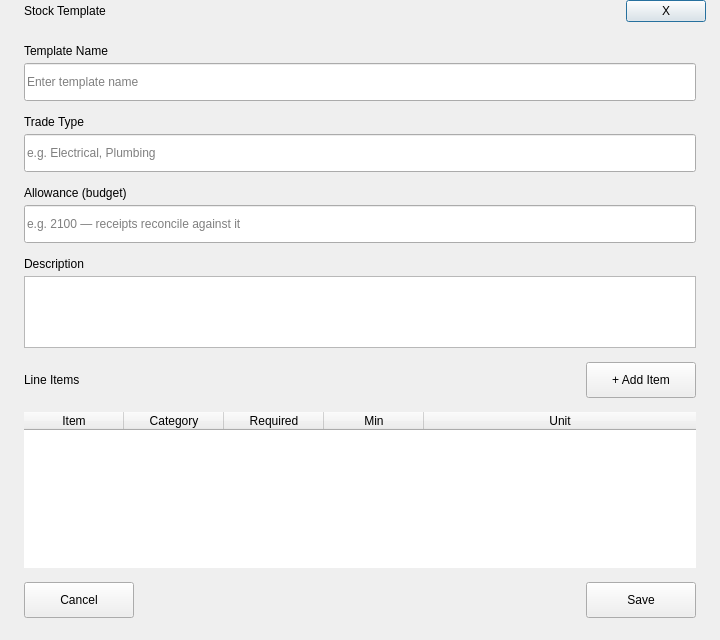
<?xml version="1.0" encoding="UTF-8"?>
<ui version="4.0">
 <class>AddEditTemplateDialogClass</class>
 <widget class="QDialog" name="AddEditTemplateDialogClass">
  <property name="geometry"><rect><x>0</x><y>0</y><width>720</width><height>640</height></rect></property>
  <property name="minimumSize"><size><width>720</width><height>640</height></size></property>
  <property name="windowTitle"><string>Stock Template</string></property>
  <layout class="QVBoxLayout" name="rootLayout">
   <property name="leftMargin"><number>0</number></property><property name="topMargin"><number>0</number></property>
   <property name="rightMargin"><number>0</number></property><property name="bottomMargin"><number>0</number></property>
   <property name="spacing"><number>0</number></property>
   <item>
    <widget class="QWidget" name="dialogCard" native="true">
     <layout class="QVBoxLayout" name="dialogCardLayout">
      <property name="leftMargin"><number>0</number></property><property name="topMargin"><number>0</number></property>
      <property name="rightMargin"><number>0</number></property><property name="bottomMargin"><number>0</number></property>
      <property name="spacing"><number>0</number></property>
      <item>
       <widget class="QWidget" name="headerContainer" native="true">
        <layout class="QHBoxLayout" name="headerLayout">
         <property name="leftMargin"><number>24</number></property><property name="topMargin"><number>0</number></property>
         <property name="rightMargin"><number>14</number></property><property name="bottomMargin"><number>0</number></property>
         <item><widget class="QLabel" name="titleLabel"><property name="text"><string>Stock Template</string></property></widget></item>
         <item><spacer name="headerSpacer"><property name="orientation"><enum>Qt::Horizontal</enum></property><property name="sizeHint" stdset="0"><size><width>40</width><height>20</height></size></property></spacer></item>
         <item><widget class="QPushButton" name="closeButton"><property name="cursor"><cursorShape>PointingHandCursor</cursorShape></property><property name="text"><string>X</string></property></widget></item>
        </layout>
       </widget>
      </item>
      <item>
       <widget class="QWidget" name="formContainer" native="true">
        <layout class="QVBoxLayout" name="formLayout">
         <property name="leftMargin"><number>24</number></property><property name="topMargin"><number>22</number></property>
         <property name="rightMargin"><number>24</number></property><property name="bottomMargin"><number>12</number></property>
         <property name="spacing"><number>14</number></property>
         <item><layout class="QVBoxLayout" name="row_templateNameInput"><property name="spacing"><number>5</number></property><item><widget class="QLabel" name="templateNameInputCap"><property name="text"><string>Template Name</string></property></widget></item><item><widget class="QLineEdit" name="templateNameInput"><property name="minimumSize"><size><width>0</width><height>38</height></size></property><property name="placeholderText"><string>Enter template name</string></property></widget></item></layout></item><item><layout class="QVBoxLayout" name="row_tradeTypeInput"><property name="spacing"><number>5</number></property><item><widget class="QLabel" name="tradeTypeInputCap"><property name="text"><string>Trade Type</string></property></widget></item><item><widget class="QLineEdit" name="tradeTypeInput"><property name="minimumSize"><size><width>0</width><height>38</height></size></property><property name="placeholderText"><string>e.g. Electrical, Plumbing</string></property></widget></item></layout></item><item><layout class="QVBoxLayout" name="row_allowanceInput"><property name="spacing"><number>5</number></property><item><widget class="QLabel" name="allowanceInputCap"><property name="text"><string>Allowance (budget)</string></property></widget></item><item><widget class="QLineEdit" name="allowanceInput"><property name="minimumSize"><size><width>0</width><height>38</height></size></property><property name="placeholderText"><string>e.g. 2100 — receipts reconcile against it</string></property></widget></item></layout></item><item><layout class="QVBoxLayout" name="row_descriptionInput"><property name="spacing"><number>5</number></property><item><widget class="QLabel" name="descriptionInputCap"><property name="text"><string>Description</string></property></widget></item><item><widget class="QPlainTextEdit" name="descriptionInput"><property name="minimumSize"><size><width>0</width><height>72</height></size></property><property name="maximumSize"><size><width>16777215</width><height>96</height></size></property></widget></item></layout></item><item><layout class="QHBoxLayout" name="itemsHeaderRow"><item><widget class="QLabel" name="itemsSectionLabel"><property name="text"><string>Line Items</string></property></widget></item><item><spacer name="itemsHeaderSpacer"><property name="orientation"><enum>Qt::Horizontal</enum></property><property name="sizeHint" stdset="0"><size><width>40</width><height>20</height></size></property></spacer></item><item><widget class="QPushButton" name="addItemButton"><property name="minimumSize"><size><width>110</width><height>36</height></size></property><property name="cursor"><cursorShape>PointingHandCursor</cursorShape></property><property name="text"><string>+ Add Item</string></property><property name="variant" stdset="0"><string>primary</string></property></widget></item></layout></item><item><widget class="QTableWidget" name="templateItemsTable"><property name="minimumSize"><size><width>0</width><height>200</height></size></property><property name="frameShape"><enum>QFrame::NoFrame</enum></property><property name="editTriggers"><set>QAbstractItemView::NoEditTriggers</set></property><property name="alternatingRowColors"><bool>true</bool></property><property name="selectionBehavior"><enum>QAbstractItemView::SelectRows</enum></property><property name="showGrid"><bool>false</bool></property><property name="columnCount"><number>5</number></property><attribute name="horizontalHeaderStretchLastSection"><bool>true</bool></attribute><attribute name="verticalHeaderVisible"><bool>false</bool></attribute><column><property name="text"><string>Item</string></property></column><column><property name="text"><string>Category</string></property></column><column><property name="text"><string>Required</string></property></column><column><property name="text"><string>Min</string></property></column><column><property name="text"><string>Unit</string></property></column></widget></item><item><widget class="QLabel" name="errorLabel"><property name="wordWrap"><bool>true</bool></property><property name="text"><string/></property></widget></item>
        </layout>
       </widget>
      </item>
      <item><widget class="QWidget" name="footerContainer" native="true"><layout class="QHBoxLayout" name="footerLayout"><property name="leftMargin"><number>24</number></property><property name="topMargin"><number>14</number></property><property name="rightMargin"><number>24</number></property><property name="bottomMargin"><number>22</number></property><property name="spacing"><number>10</number></property><item><widget class="QPushButton" name="cancelButton"><property name="minimumSize"><size><width>110</width><height>36</height></size></property><property name="cursor"><cursorShape>PointingHandCursor</cursorShape></property><property name="text"><string>Cancel</string></property></widget></item><item><spacer name="footerSpacer"><property name="orientation"><enum>Qt::Horizontal</enum></property><property name="sizeHint" stdset="0"><size><width>40</width><height>20</height></size></property></spacer></item><item><widget class="QPushButton" name="saveButton"><property name="minimumSize"><size><width>110</width><height>36</height></size></property><property name="cursor"><cursorShape>PointingHandCursor</cursorShape></property><property name="text"><string>Save</string></property><property name="variant" stdset="0"><string>primary</string></property></widget></item></layout></widget></item>
     </layout>
    </widget>
   </item>
  </layout>
 </widget>
 <resources/>
 <connections/>
</ui>
